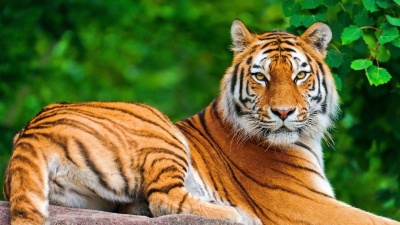
#> input picture Image_Fundamental/harimau.jpg, 400 x 225 px
$ jupyter execute Cropping.ipynb   (shell and % lines are left out)
#> lines starting #> are read from the running program, lines starting #| are printed output that depends on the picture
<a href="https://colab.research.google.com/github/Hwaulat/Tugas4/blob/main/Image_Fundamental/Cropping.ipynb" target="_parent"></a>

[cell 1]
# import the necessary packages
import matplotlib.pyplot as plt
import argparse
import imutils
import cv2

[cell 2]
def plt_imshow(title, image):
	# convert the image frame BGR to RGB color space and display it
	image = cv2.cvtColor(image, cv2.COLOR_BGR2RGB)
	plt.imshow(image)
	plt.title(title)
	plt.grid(False)
	plt.show()

[cell 3]
args = {
	"image": "harimau.jpg"
}

[cell 4]
image = cv2.imread(args["image"])
#> image is the input picture: shape (225, 400, 3); mean B, G, R 54, 109.8, 104.5
plt_imshow("Image", image)

X = image[85:250, 85:220]
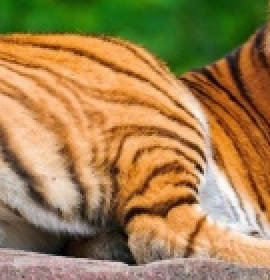
#> X: shape (140, 135, 3) (shown 2 times larger); mean B, G, R 78.7, 128.1, 160.5
plt_imshow("CropX", X)
cv2.waitKey(0)

[cell 5]
Y = image[90:450, 0:290]
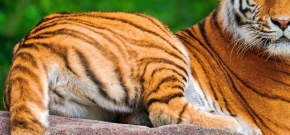
#> Y: shape (135, 290, 3); mean B, G, R 75.1, 121, 157.1
plt_imshow("CropY", Y)
cv2.waitKey(0)
